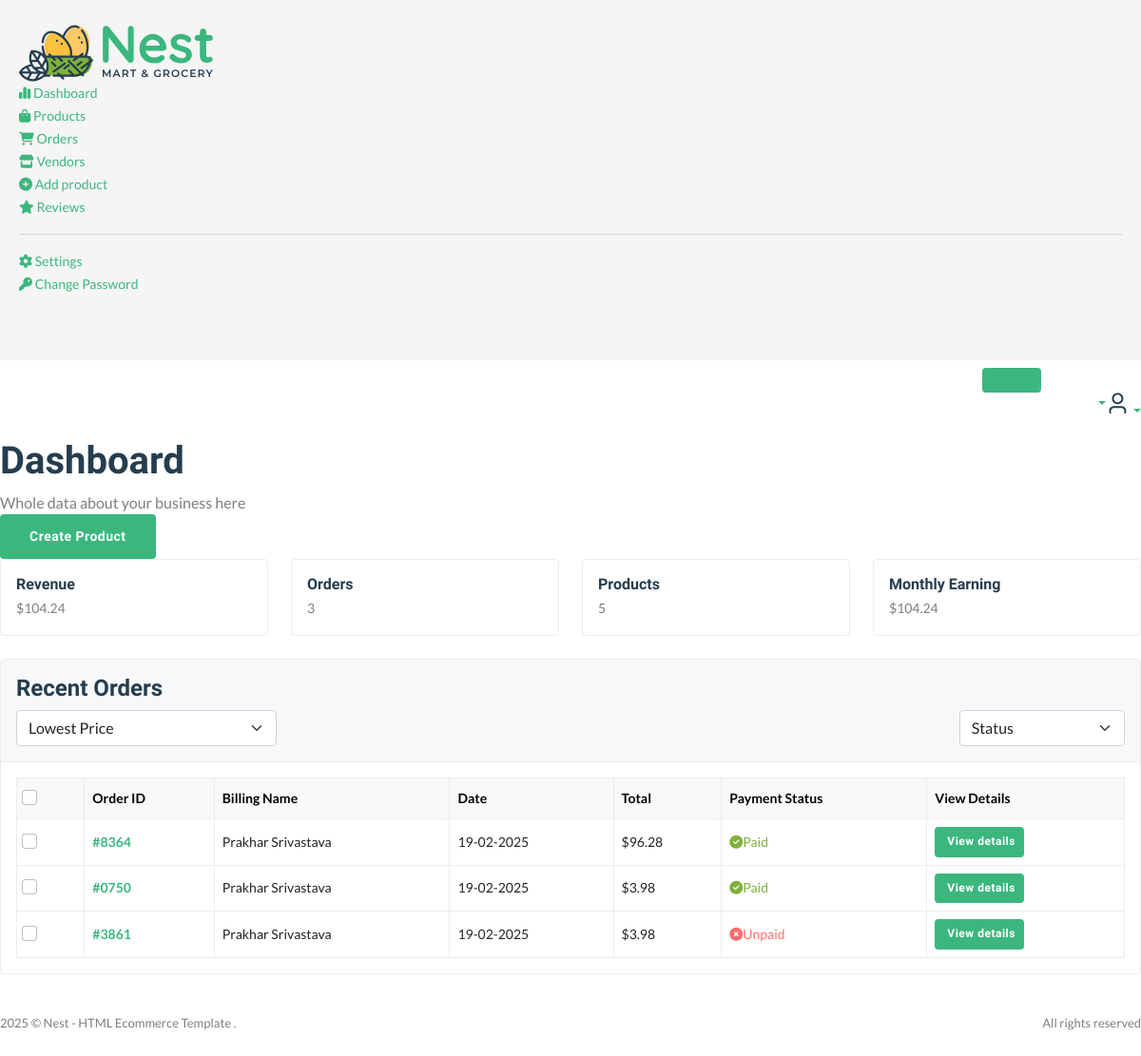
/useradmin/dashboard/ (signed in), run on an earlier commit of the app's database.
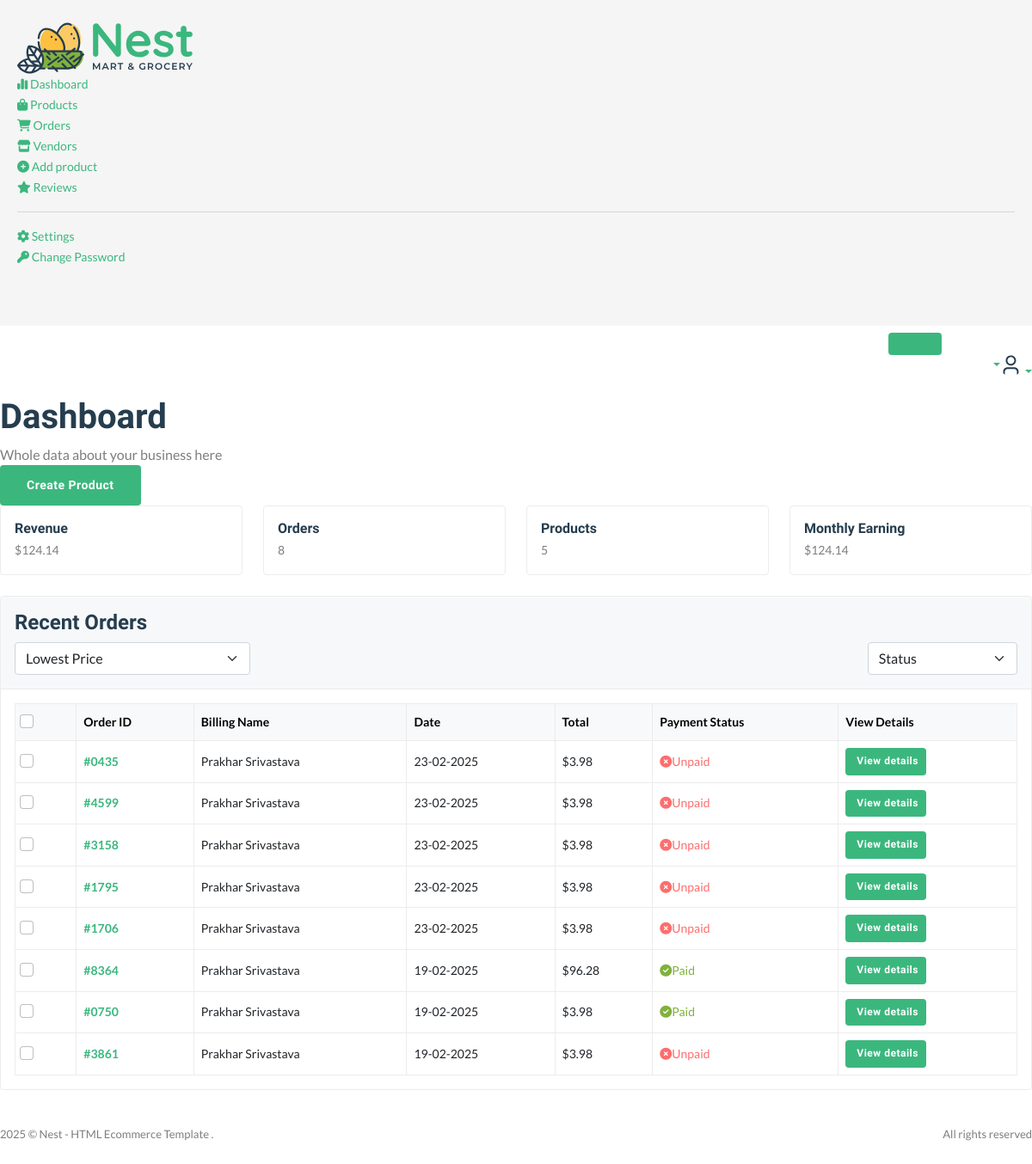
And on a later commit of the database.
### core/models.py (models this page shows)
class CartOrder(models.Model):
    user = models.ForeignKey(User,on_delete=models.CASCADE)
    full_name = models.CharField(max_length=200,null=True,blank=True)
    email = models.EmailField(null=True,blank=True)
    mobile = models.CharField(max_length=50,null=True,blank=True)
    address = models.CharField(max_length=200,null=True,blank=True)
    city = models.CharField(max_length=200,null=True,blank=True)
    state = models.CharField(max_length=200,null=True,blank=True)
    country = models.CharField(max_length=200,null=True,blank=True)
    price = models.DecimalField(max_digits=12,decimal_places=2,default='0.00')
    saved = models.DecimalField(max_digits=12,decimal_places=2,default='0.00')
    coupons = models.ManyToManyField(Coupons,blank=True)
    shipping_address = models.CharField(max_length=200,null=True,blank=True)
    tracking_id = models.CharField(max_length=200,null=True,blank=True)
    tracking_website_id= models.CharField(max_length=200,null=True,blank=True)
    stripe_payment_intent = models.CharField(max_length=1000,null=True,blank=True)
    oid = ShortUUIDField(max_length=10,length=4,unique=True,alphabet='1234567890')
    order_date = models.DateTimeField(auto_now_add=True)
    paid_status = models.BooleanField(default=False)
    price = models.DecimalField(max_digits=999999,decimal_places=2,default='1.99')
    product_status = models.CharField(choices=STATUS_CHOICE, max_length=30, default='processing')
    class Meta:
        verbose_name_plural  = 'Cart order'

### userauths/models.py (models this page shows, shortened)
class User(AbstractUser):
    email = models.EmailField(unique=True)
    username = models.CharField(max_length=100)
    bio = models.CharField(max_length=100)
    USERNAME_FIELD ="email"
    REQUIRED_FIELDS = ["username"]

class Profile(models.Model):
    user=models.OneToOneField(User,on_delete=models.CASCADE,related_name='profile')
    image = models.ImageField(upload_to='image')
    full_name = models.CharField(max_length=100,null=True, blank=True)
    bio=models.CharField(max_length=200, blank=True, null=True)
    mobile = models.CharField(max_length=10)
    verified=models.BooleanField(default=False)

### useradmin/decorators.py (the view)
    def wrapper(request, *args, **kwargs):
        if request.user.is_superuser != True:
            messages.warning(request, 'You are not authorized to view this page')
            return redirect('userauths:sign-in')
        else:
            return view_func(request, *args, **kwargs)

### core/context_processor.py (called while the page is built)
def default(request):
    categories = Category.objects.all()
    products = Product.objects.all()
    vendors = Vendor.objects.all()
    min_max_price = Product.objects.aggregate(min_price=Min('price'),max_price=Max('price'))
    try:
          address = Address.objects.get(user=request.user)
    except:
         address=None
    try:
         wishlist = Wishlist.objects.filter(user=request.user)
    except:
          wishlist=None
          messages.warning(request,'You need to login before adding products to wishlist')
    return {
         'categories':categories,
         'address':address,
         'vendors':vendors,
         'min_max_price':min_max_price,
         'wishlist':wishlist
    }

### useradmin/views.py (called while the page is built)
@admin_required
def dashboard(request):
    revenue = CartOrder.objects.aggregate(price=Sum('price'))
    total_orders_count = CartOrder.objects.count()
    all_products = Product.objects.all()
    all_categories = Category.objects.all()
    new_customer = User.objects.all().order_by('-id')
    latest_orders = CartOrder.objects.all().order_by('-id')
    this_month = datetime.datetime.now().month
    monthly_revenue = CartOrder.objects.filter(order_date__month=this_month).aggregate(price=Sum('price'))
    context={
        'revenue':revenue,
        'total_orders_count':total_orders_count,
        'all_products':all_products,
        'all_categories':all_categories,
        'new_customer':new_customer,
        'latest_orders':latest_orders,
        'monthly_revenue':monthly_revenue
    }
    return render(request,'useradmin/dashboard.html',context)

### templates/useradmin/dashboard.html (shortened to what this page needs)
{%extends 'useradmin/base.html'%}
{%load static%}
{%block content%}
<section class="content-main">
    <div class="content-header">
        <div>
            <h2 class="content-title card-title">Dashboard</h2>
            <p>Whole data about your business here</p>
        </div>
        <div>
            <a href="#" class="btn btn-primary">Create Product</a>
        </div>
    </div>
    <div class="row">
        <div class="col-lg-3">
            <div class="card card-body mb-4">
                <article class="icontext">
                    <div class="text">
                        <h6 class="mb-1 card-title">Revenue</h6>
                        <span>${{revenue.price|floatformat:2}}</span>
                    </div>
                </article>
            </div>
        </div>
        <div class="col-lg-3">
            <div class="card card-body mb-4">
                <article class="icontext">
                    <div class="text">
                        <h6 class="mb-1 card-title">Orders</h6>
                        <span>{{total_orders_count}}</span>
                    </div>
                </article>
            </div>
        </div>
        <div class="col-lg-3">
            <div class="card card-body mb-4">
                <article class="icontext">
                    <div class="text">
                        <h6 class="mb-1 card-title">Products</h6>
                        <span>{{all_products.count}}</span>
                    </div>
                </article>
            </div>
        </div>
        <div class="col-lg-3">
            <div class="card card-body mb-4">
                <article class="icontext">
                    <div class="text">
                        <h6 class="mb-1 card-title">Monthly Earning</h6>
                        <span>${{monthly_revenue.price|floatformat:2}}</span>
                    </div>
                </article>
            </div>
        </div>
    </div>
    <div class="card mb-4">
        <header class="card-header">
            <h4 class="card-title">Recent Orders</h4>
            <div class="row align-items-center">
                <div class="col-md-3 col-12 me-auto mb-md-0 mb-3">
                    <div class="custom_select">
                        <select class="form-select select-nice">
                            <option selected>Lowest Price</option>
                        </select>
                    </div>
                </div>
                <div class="col-md-2 col-6">
                    <div class="custom_select">
                        <select class="form-select select-nice">
                            <option selected>Status</option>
                        </select>
                    </div>
                </div>
            </div>
        </header>
        <div class="card-body">
            <div class="table-responsive">
                <div class="table-responsive">
                    <table class="table align-middle table-nowrap mb-0">
                        <thead class="table-light">
                            <tr>
                                <th scope="col" class="text-center">
                                    <div class="form-check align-middle">
                                        <input class="form-check-input" type="checkbox" id="transactionCheck01" />
                                    </div>
                                </th>
                                <th class="align-middle" scope="col">Order ID</th>
                                <th class="align-middle" scope="col">Billing Name</th>
                                <th class="align-middle" scope="col">Date</th>
                                <th class="align-middle" scope="col">Total</th>
                                <th class="align-middle" scope="col">Payment Status</th>
                                <th class="align-middle" scope="col">View Details</th>
                            </tr>
                        </thead>
                        <tbody>
                            {% for o in latest_orders%}
                            <tr>
                                <td class="text-center">
                                    <div class="form-check">
                                        <input class="form-check-input" type="checkbox" id="transactionCheck02" />
                                    </div>
                                </td>
                                <td><a href="#" class="fw-bold">#{{o.oid}}</a></td>
                                <td>{{o.user.profile.full_name|title}}</td>
                                <td>{{o.order_date|date:'d-m-Y'}}</td>
                                <td>${{o.price|floatformat:2}}</td>
                                <td>
                                    {%if o.paid_status == True %}
                                    <span class="text-success"><i class='fas fa-circle-check text-success'></i>Paid</span>
                                    {%else%}
                                    <span class="text-danger"><i class='fas fa-times-circle text-danger'></i>Unpaid</span>
                                    {%endif%}
                                </td>
                                <td>
                                    <a href="#" class="btn btn-xs"> View details</a>
                                </td>
                            </tr>
                            {%endfor%}
                        </tbody>
                    </table>
                </div>
            </div>
        </div>
    </div>
</section>
{%endblock content%}

### templates/useradmin/base.html (shortened to what this page needs)
{%load static%}
<html lang="en">
<head>
    <link href="{%static 'assets/css/main.css' %}" rel="stylesheet" />
    <link rel="stylesheet" href="https://cdnjs.cloudflare.com/ajax/libs/font-awesome/6.5.1/css/all.min.css">
</head>
<body>
    <aside class="navbar-aside" id="offcanvas_aside">
        <div class="aside-top">
            <a href="index.html" class="brand-wrap">
                    <img src="{% static 'assets/imgs/theme/logo.svg' %}" class="logo" alt="Nest Dashboard" />
                </a>
        </div>
        <nav>
            <ul class="menu-aside">
                <li class="menu-item active">
                    <a class="menu-link" href="{% url 'useradmin:dashboard'%}">
                            <i class="fas fa-chart-simple"></i>
                            <span class="text">Dashboard</span>
                        </a>
                </li>
                <li class="menu-item has-submenu">
                    <a class="menu-link" href="{% url 'useradmin:products'%}">
                            <i class="fas fa-bag-shopping"></i>
                            <span class="text">Products</span>
                        </a>
                </li>
                <li class="menu-item has-submenu">
                    <a class="menu-link" href="{% url 'useradmin:orders'%}">
                            <i class="fas fa-shopping-cart"></i>
                            <span class="text">Orders</span>
                        </a>
                </li>
                <li class="menu-item has-submenu">
                    <a class="menu-link" href="{% url 'useradmin:vendor_page'%}">
                            <i class="fas fa-store"></i>
                            <span class="text">Vendors</span>
                        </a>
                </li>
                <li class="menu-item has-submenu">
                    <a class="menu-link" href="{% url 'useradmin:add_product'%}">
                            <i class="fas fa-circle-plus"></i>
                            <span class="text">Add product</span>
                        </a>
                </li>
                <li class="menu-item">
                    <a class="menu-link" href="{% url 'useradmin:reviews'%}">
                            <i class="fas fa-star"></i>
                            <span class="text">Reviews</span>
                        </a>
                </li>
            </ul>
            <hr>
            <ul class="menu-aside">
                <li class="menu-item has-submenu">
                    <a class="menu-link" href="{% url 'useradmin:settings'%}">
                            <i class="fas fa-gear"></i>
                            <span class="text">Settings</span>
                        </a>
                </li>
                <li class="menu-item">
                    <a class="menu-link" href="{% url 'useradmin:password_change'%}">
                            <i class="fas fa-key"></i>
                            <span class="text"> Change Password </span>
                        </a>
                </li>
            </ul>
            <br />
            <br />
        </nav>
    </aside>
     <main class="main-wrap">
        <header class="main-header navbar">
            <div class="col-nav">
                <button class="btn btn-icon btn-mobile me-auto" data-trigger="#offcanvas_aside"></button>
                <ul class="nav">
                    <li class="nav-item">
                        <a class="nav-link btn-icon" href="#">
                                <span class="badge rounded-pill">3</span>
                            </a>
                    </li>
                    <li class="nav-item">
                        <a class="nav-link btn-icon darkmode" href="#">  </a>
                    </li>
                    <li class="nav-item">
                        <a href="#" class="requestfullscreen nav-link btn-icon"></a>
                    </li>
                    <li class="dropdown nav-item">
                        <a class="dropdown-toggle" data-bs-toggle="dropdown" href="#" id="dropdownLanguage" aria-expanded="false"></a>
                    </li>
                    <li class="dropdown nav-item">
                        <a class="dropdown-toggle" data-bs-toggle="dropdown" href="#" id="dropdownAccount" aria-expanded="false"> <img class="img-xs rounded-circle" src="{% static 'assets/imgs/theme/icons/icon-user.svg' %}" alt="User" /></a>
                    </li>
                </ul>
            </div>
        </header>
        {%block content%}
        {%endblock content%}
        <footer class="main-footer font-xs">
            <div class="row pb-30 pt-15">
                <div class="col-sm-6">
                    &copy; Nest - HTML Ecommerce Template .
                </div>
                <div class="col-sm-6">
                    <div class="text-sm-end">All rights reserved</div>
                </div>
            </div>
        </footer>
    </main>
<link rel="stylesheet" type="text/css" href="https://cdn.jsdelivr.net/npm/slick-carousel/slick/slick.css"/>
</body>
</html>

What changed in the data, as far as the page shows it:
added CartOrder: oid "0435", user.profile.full_name "Prakhar Srivastava", order_date "23-02-2025", price "3.98", paid_status False (drawn)
added CartOrder: oid "4599", user.profile.full_name "Prakhar Srivastava", order_date "23-02-2025", price "3.98", paid_status False (drawn)
added CartOrder: oid "3158", user.profile.full_name "Prakhar Srivastava", order_date "23-02-2025", price "3.98", paid_status False (drawn)
added CartOrder: oid "1795", user.profile.full_name "Prakhar Srivastava", order_date "23-02-2025", price "3.98", paid_status False (drawn)
added CartOrder: oid "1706", user.profile.full_name "Prakhar Srivastava", order_date "23-02-2025", price "3.98", paid_status False (drawn)
Also different on the page:
{{ revenue.price|floatformat:2 }}: "104.24" → "124.14"
{{ total_orders_count }}: "3" → "8"
{{ monthly_revenue.price|floatformat:2 }}: "104.24" → "124.14"
